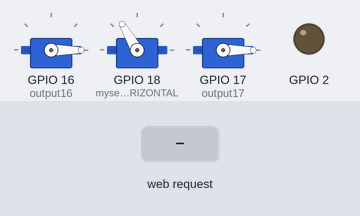
The sketch below on a simulated ESP32. Parts: 3 × servo, output pins drawn as LEDs (lit = HIGH). Inputs (shaded band) come from the test bench. Random numbers use the default seed unless the sketch sets one; what the sketch prints to the serial monitor is not drawn.

Above: at 6.2 s.
6.3 s: HTTP request GET /26/on received
At 7.5 s:
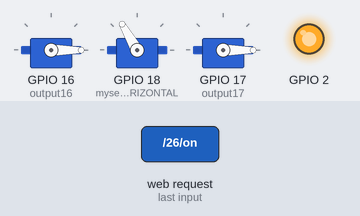
7.8 s: HTTP request GET /Mode1/pos1 received
At 8.8 s:
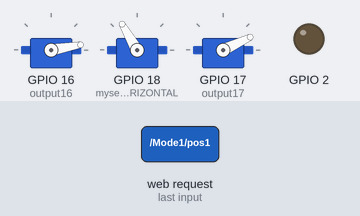
9.3 s: HTTP request GET /Mode1/pos5 received
At 10.0 s:
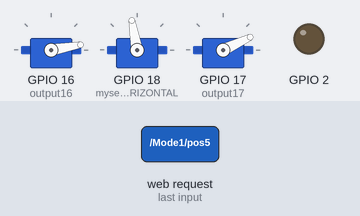
10.8 s: HTTP request GET /Mode1 received
At 11.1 s:
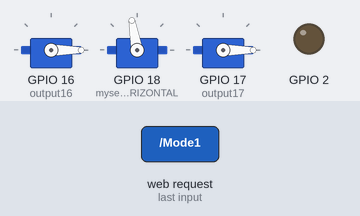
12.3 s: HTTP request GET /Mode1/pos2 received
At 13.4 s:
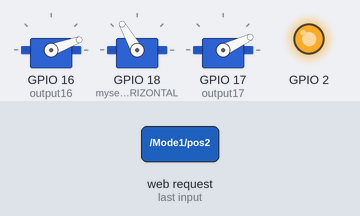
13.8 s: HTTP request GET /26/off received
At 14.6 s:
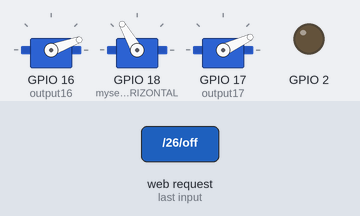
Timing chart, 0 to 16.3 s (numbered marks = the images above; inputs shaded):
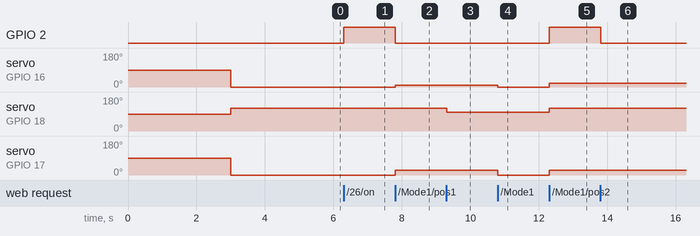

The sketch:

WebserverMotorControlVertandHor.ino
```cpp
#include <WiFi.h>
#include <ESP32Servo.h>
 #include "dynamic_mode.h"

Servo myservo, myservoHORIZONTAL, mybrushless;

const char* ssid     = "ESP32-HyperShuttleInnovations";
const char* password = "123456789x";

// Set web server port number to 80
WiFiServer server(80);

// Variable to store the HTTP request
String header;
String Mode = "None";
String Status = "off";
String Position = "0"; // 0 = off
// Auxiliar variables to store the current output state
String output26State = "off";
String output27State = "off";

// Assign output variables to GPIO pins
const int output16 = 16;
const int output17 = 17;

IPAddress local_IP(192,168,4,22);
IPAddress gateway(192,168,4,9);
IPAddress subnet(255,255,255,0);

void setup() {

///////////////////////////////////////////////////////

  Serial.begin(115200);
  ESP32PWM::allocateTimer(0);
	ESP32PWM::allocateTimer(1);
	ESP32PWM::allocateTimer(2);
	ESP32PWM::allocateTimer(3);
	myservo.setPeriodHertz(50);    // standard 50 hz servo
  myservoHORIZONTAL.setPeriodHertz(50);
  mybrushless.setPeriodHertz(50);
	myservo.attach(16, 1000, 2500); // attaches the servo on pin 18 to the servo object
  myservoHORIZONTAL.attach(18,1000,2500);
	mybrushless.attach(17, 1000, 2500);

  ///////////////////////////////////////////////////////

  ///////////////////////////////////////////////////////

  delay(3000); // delay to plug power in
  myservo.write(0);
  myservoHORIZONTAL.write(120);
  mybrushless.write(0);

  delay(2000); // delay to wait for confirmation beeps

  ///////////////////////////////////////////////////////
  // Initialize the output variables as outputs
  pinMode(2, OUTPUT);
  // Set outputs to LOW
  digitalWrite(2, LOW);


  Serial.print("Setting soft-AP configuration ... ");
  Serial.println(WiFi.softAPConfig(local_IP, gateway, subnet) ? "Ready" : "Failed!");


  // Connect to Wi-Fi network with SSID and password
  Serial.print("Setting AP (Access Point)…");
  // Remove the password parameter, if you want the AP (Access Point) to be open
  WiFi.softAP(ssid, password);

  IPAddress IP = WiFi.softAPIP();
  Serial.print("AP IP address: ");
  Serial.println(IP);
  server.begin();


}

void loop() {
  WiFiClient client = server.available();   // Listen for incoming clients

  if (client) {                             // If a new client connects,
    Serial.println("New Client.");          // print a message out in the serial port
    String currentLine = "";                // make a String to hold incoming data from the client
    while (client.connected()) {            // loop while the client's connected
      if (client.available()) {             // if there's bytes to read from the client,
        char c = client.read();             // read a byte, then
        Serial.write(c);                    // print it out the serial monitor
        header += c;
        if (c == '\n') {                    // if the byte is a newline character
          // if the current line is blank, you got two newline characters in a row.
          // that's the end of the client HTTP request, so send a response:
          if (currentLine.length() == 0) {
            // HTTP headers always start with a response code (e.g. HTTP/1.1 200 OK)
            // and a content-type so the client knows what's coming, then a blank line:
            client.println("HTTP/1.1 200 OK");
            client.println("Content-type:text/html");
            client.println("Connection: close");
            client.println();

            if (header.indexOf("GET /26/on") >= 0) {
              Serial.println("GPIO 26 on");
              output26State = "on";
              Status = "on";
              digitalWrite(2, HIGH);
              digitalWrite(output16, HIGH);
              digitalWrite(output17, HIGH);
            } else if (header.indexOf("GET /26/off") >= 0) {
              Serial.println("GPIO 26 off");
              output26State = "off";
              Status = "off";
              digitalWrite(2, LOW);
              digitalWrite(output16, LOW);
              digitalWrite(output17, LOW);
            }else if (header.indexOf("GET /Mode1/pos0") >= 0) {
              Serial.println("vertical pos0");
             // output26State = "off";
              Mode = "Mode1";
              digitalWrite(2, HIGH);
              myservo.write(0);
              myservoHORIZONTAL.write(120);
              mybrushless.write(0);
            }else if (header.indexOf("GET /Mode1/pos1") >= 0) {
              Serial.println("vertical pos1");
             // output26State = "off";
              Mode = "Mode1";
              digitalWrite(2, LOW);
              myservo.write(10);
              myservoHORIZONTAL.write(120);
  //mybrushless.write(0);

              mybrushless.write(25);
            }else if (header.indexOf("GET /Mode1/pos2") >= 0) {
              Serial.println("vertical pos2");
             // output26State = "off";
              Mode = "Mode1";
              digitalWrite(2, HIGH);
              myservo.write(20);
                            myservoHORIZONTAL.write(120);
  //mybrushless.write(0);

              mybrushless.write(25);
            }else if (header.indexOf("GET /Mode1/pos3") >= 0) {
              Serial.println("vertical pos3");
             // output26State = "off";
              Mode = "Mode1";
              digitalWrite(2, LOW);
              myservo.write(25);
                            myservoHORIZONTAL.write(120);
  //mybrushless.write(0);

             mybrushless.write(30);

            }else if (header.indexOf("GET /Mode1/pos4") >= 0) { //////////////////////////////////////////////////////
              Serial.println("vertical pos3");
          //   // output26State = "off";
              Mode = "Mode1";
              digitalWrite(2, LOW);
              myservo.write(25);
                            mybrushless.write(30);

              myservoHORIZONTAL.write(140);
  //mybrushless.write(0);

            //  mybrushless.write(20);
            }else if (header.indexOf("GET /Mode1/pos5") >= 0) {
              Serial.println("left, vertical pos5");
             // output26State = "off";
              Mode = "Mode1";
              digitalWrite(2, LOW);
              myservo.write(10);
           // mybrushless.write(0);

              mybrushless.write(25);
              myservoHORIZONTAL.write(100);

            }else if (header.indexOf("GET /Mode1/pos6") >= 0) {
             // output26State = "off";
              Mode = "Mode1";
              digitalWrite(2, LOW);
              myservo.write(20);
             //mybrushless.write(0);

              mybrushless.write(25);
              myservoHORIZONTAL.write(100);

            }else if (header.indexOf("GET /Mode1/pos7") >= 0) {
             // output26State = "off";
              Mode = "Mode1";
              digitalWrite(2, LOW);
              myservo.write(25);
             mybrushless.write(30);

           //   mybrushless.write(35);
              myservoHORIZONTAL.write(100);

            }else if (header.indexOf("GET /Mode1/pos8") >= 0) {
             // output26State = "off";
              Mode = "Mode1";
              digitalWrite(2, LOW);
              myservo.write(10);

            // mybrushless.write(0);

              mybrushless.write(25);
              myservoHORIZONTAL.write(140);

            }else if (header.indexOf("GET /Mode1/pos9") >= 0) {
             // output26State = "off";
              Mode = "Mode1";
              digitalWrite(2, LOW);
              myservo.write(20);
             // mybrushless.write(0);

              mybrushless.write(25);
              myservoHORIZONTAL.write(140);

            }else if (header.indexOf("GET /Mode1/pos10") >= 0) {
             // output26State = "off";
              Mode = "Mode1";
              digitalWrite(2, LOW);
              myservo.write(35);
              mybrushless.write(0);

             // mybrushless.write(35);
              myservoHORIZONTAL.write(140);

            }else if (header.indexOf("GET /Mode1/pos11") >= 0) {
             // output26State = "off";
              Mode = "Mode1";
              digitalWrite(2, HIGH);


            }else if (header.indexOf("GET /Mode2") >= 0) {
              Serial.println("GPIO 26 off");
              output26State = "off";
              Mode = "Mode2";

              run_dynamic_mode(12);
              //////////////////////////////////////////////////////////////////////////////////////////////////////////////
              /*for (int i = 0; i < rounds; i++) {
                  int next_shot = select_next_shot();
                  add_to_history(next_shot);

                  Serial.println("Round %d: Shot to location %d | History: [", i + 1, next_shot);
                  for (int j = 0; j < HISTORY_SIZE; j++) {
                      Serial.println("%d", shot_history[j]);
                      if (j < HISTORY_SIZE - 1) Serial.println(", ");
                  }
                  Serial.println("]\n");
              } */

    //////////////////////////////////////////////////////////////////////////////////////////////////////////////

              digitalWrite(2, HIGH);
              digitalWrite(output16, HIGH);
              digitalWrite(output17, HIGH);
            }else if (header.indexOf("GET /Mode1") >= 0) {
             // output26State = "off";
              Mode = "Mode1";
              digitalWrite(2, LOW);
              myservo.write(0);
              mybrushless.write(0);
            }

            // Display the HTML web page
            client.println("<!DOCTYPE html>");
            client.println("<html lang=\"en\">");
            client.println("<head>");
            client.println("    <meta charset=\"UTF-8\">");
            client.println("    <meta name=\"viewport\" content=\"width=device-width, initial-scale=1.0\">");
            client.println("    <title>ESP32 Control</title>");
            client.println("    <style>");
            client.println("        body {");
            client.println("            font-family: Arial, sans-serif;");
            client.println("            background-color: #f0f0f0;");
            client.println("            margin: 0;");
            client.println("            padding: 0;");
            client.println("        }");
            client.println("        header {");
            client.println("            background-color: #333;");
            client.println("            color: white;");
            client.println("            padding: 10px 0;");
            client.println("            text-align: center;");
            client.println("        }");
 //          client.println("        main {");
  //         client.println("            padding: 20px;");
  //          client.println("            text-align: center;");
          //  client.println("        }");

          client.println("        main {");
client.println("            padding: 20px;");
client.println("            text-align: center;");
client.println("            max-height: calc(100vh - 140px);"); // space for header and footer
client.println("            overflow-y: auto;");
client.println("        }");
client.println("        footer {");
client.println("            background-color: #333;");
client.println("            color: white;");
client.println("            text-align: center;");
client.println("            padding: 10px 0;");
client.println("            width: 100%;");
client.println("            margin-top: 20px;");
client.println("        }");
          //  client.println("        footer {");
          //  client.println("            background-color: #333;");
          //  client.println("            color: white;");
          //  client.println("            text-align: center;");
           // client.println("            padding: 10px 0;");
           // client.println("            position: fixed;");
          //  client.println("            width: 100%;");
          //  client.println("            bottom: 0;");
          //  client.println("        }");
            client.println("        .button-container {");
            client.println("            margin-top: 20px;");
            client.println("        }");
        //    client.println("        .button {");
          //  client.println("            padding: 10px 20px;");
           // client.println("            margin: 5px;");
           // client.println("            font-size: 16px;");
           // client.println("            cursor: pointer;");
           // client.println("            border: none;");
           // client.println("            border-radius: 5px;");
           // client.println("        }");
          client.println("        .button {");
client.println("            width: 90%;");
client.println("            max-width: 400px;");
client.println("            box-sizing: border-box;");
client.println("            padding: 12px;");
client.println("            margin: 10px auto;");
client.println("            font-size: 16px;");
client.println("            cursor: pointer;");
client.println("            border: 2px solid #000;");
client.println("            border-radius: 5px;");
client.println("            display: block;");
client.println("        }");
            client.println("        .mode1 {");
            client.println("            background-color: #4CAF50;");
            client.println("            color: white;");
            client.println("        }");
            client.println("        .mode2 {");
            client.println("            background-color: #2196F3;");
            client.println("            color: white;");
            client.println("        }");
            client.println("        .on-off {");
            client.println("            background-color: #f44336;");
            client.println("            color: white;");
            client.println("        }");
            client.println("    </style>");
            client.println("</head>");
            client.println("<body>");
            client.println("    <header>");
            client.println("        <h1>Angry Birdie User Interface</h1>");
            client.println("    </header>");
            client.println("    <main>");
            client.println("        <h2>Control Modes</h2>");
            client.println("        <p>Select the mode or toggle the On/Off state:</p>");
            client.println("        <div class=\"button-container\">");
            client.println("        <p id=\"status\">Current Mode: " + Mode +" | Status: " + Status +"</p>");
           // if(Status == "off"){
           //   client.println("       <a href=\"/26/on\"><button class=\"button on-off\">On</button></a>");
           // } else {
           //   client.println("       <a href=\"/26/off\"><button class=\"button on-off\">Off</button></a>");
           // }
            if(Mode == "Mode1"){
              client.println("       <a href=\"/Mode2\"><button class=\"button mode2\">Mode 2 - Dynamic Real Time Shot Selection</button></a>");
              client.println("       <a href=\"/Mode1/pos0\"><button class=\"button mode2/ \">OFF</button></a>");
              client.println("       <a href=\"/Mode1/pos1\"><button class=\"button mode2/pos1\">Close-Middle</button></a>");
              client.println("       <a href=\"/Mode1/pos2\"><button class=\"button mode2/pos2\">Middle-Middle</button></a>");
              client.println("       <a href=\"/Mode1/pos3\"><button class=\"button mode2/pos3\">Far-Middle</button></a>");


              client.println("       <a href=\"/Mode1/pos8\"><button class=\"button on-off\">Close-Left</button></a>");
              client.println("       <a href=\"/Mode1/pos9\"><button class=\"button on-off\">Middle-Left</button></a>");
              client.println("       <a href=\"/Mode1/pos4\"><button class=\"button on-off\">Far-Left Test</button></a>");

              client.println("       <a href=\"/Mode1/pos5\"><button class=\"button mode2\">Close-Right</button></a>");
              client.println("       <a href=\"/Mode1/pos6\"><button class=\"button mode2\">Middle-Right</button></a>");
              client.println("       <a href=\"/Mode1/pos7\"><button class=\"button mode2\">Far-Right</button></a>");

             // client.println("       <a href=\"/Mode1/pos8\"><button class=\"button on-off\">Close-Left</button></a>");
             // client.println("       <a href=\"/Mode1/pos9\"><button class=\"button on-off\">Middle-Left</button></a>");
              client.println("       <a href=\"/Mode1/pos10\"><button class=\"button on-off\">TEST1</button></a>");
              client.println("       <a href=\"/Mode1/pos11\"><button class=\"button on-off\">TEST2</button></a>");

            } else {
              client.println("       <a href=\"/Mode1\"><button class=\"button mode1\">Mode 1 - Fixed Shot Preset</button>");
            }
            //client.println("            <button class=\"button mode1\" onclick=\"setMode('Mode 1')\">Mode 1 - Fixed Shot Preset</button>");
            //client.println("            <button class=\"button mode2\" onclick=\"setMode('Mode 2')\">Mode 2 - Dynamic Real Time Shot Selection</button>");
            //client.println("            <button class=\"button on-off\" onclick=\"toggleOnOff()\">On/Off</button>");
            client.println("        </div>");
            client.println("    </main>");
            client.println("    <footer>");
            client.println("        <p>&copy; 2025 Hypershuttle Innovations</p>");
            client.println("    </footer>");
            client.println("    <script>");
            client.println("        function setMode(mode) {");
            client.println("            fetch(`/setMode?mode=${mode}`)");
            client.println("                .then(response => response.text())");
            client.println("                .then(data => {");
            client.println("                    document.getElementById('status').innerText = data;");
            client.println("                });");
            client.println("        }");
            client.println("        function toggleOnOff() {");
            client.println("            fetch('/toggleOnOff')");
            client.println("                .then(response => response.text())");
            client.println("                .then(data => {");
            client.println("                    document.getElementById('status').innerText = data;");
            client.println("                });");
            client.println("        }");
            client.println("    </script>");
            client.println("</body>");
            client.println("</html>");

            // The HTTP response ends with another blank line
            client.println();
            // Break out of the while loop
            break;
          } else { // if you got a newline, then clear currentLine
            currentLine = "";
          }
        } else if (c != '\r') {  // if you got anything else but a carriage return character,
          currentLine += c;      // add it to the end of the currentLine
        }
      }
    }
    // Clear the header variable
    header = "";
    // Close the connection
    client.stop();
    Serial.println("Client disconnected.");
    Serial.println("");
  }
}
```

Source omitted: dynamic_mode.c (4196 bytes), dynamic_mode.h (516 bytes)

Measured:
- after the input at 6.3 s, GPIO 2: LOW → HIGH at once
- after the input at 7.8 s, GPIO 2: HIGH → LOW at once; servo on GPIO 16 (output16): 0° → 10° at once; servo on GPIO 17 (output17): 0° → 25° at once
- after the input at 9.3 s, servo on GPIO 18 (myservoHORIZONTAL): 120° → 100° at once
- after the input at 10.8 s, servo on GPIO 16 (output16): 10° → 0° at once; servo on GPIO 17 (output17): 25° → 0° at once
- after the input at 12.3 s, GPIO 2: LOW → HIGH at once; servo on GPIO 16 (output16): 0° → 20° at once; servo on GPIO 18 (myservoHORIZONTAL): 100° → 120° at once; servo on GPIO 17 (output17): 0° → 25° at once
- after the input at 13.8 s, GPIO 2: HIGH → LOW at once
